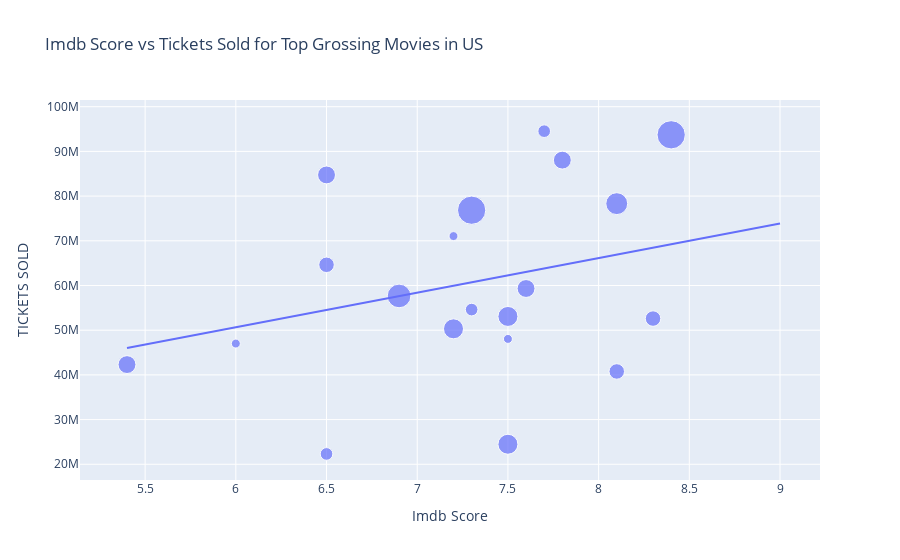

Source (notebook cell):
### Markdown cell above
The Highest Grossers Tables lists the top grossing movie for each year based on the tickets sold for each movie during the course of that respective year and also its corresponding year 2019 valuation(adjusted for inflation), Only NOrth AMerica

### Code cell
#shows relationship between tickets sold and imdb_score, with size of bubble indiates the amount of faces
fig = px.scatter(
  imdb_modified_data, x='imdb_score', y=' TICKETS SOLD ', size = 'facenumber_in_poster', trendline = 'ols',
    title = 'Imdb Score vs Tickets Sold for Top Grossing Movies in US', labels = { 'imdb_score':'Imdb Score'}, height = 500
)
fig
#other scatter plot visualizations using this data wasn't as good, so I'm sticking with only this plot.

### Figure 1 — Plotly figure (JSON) as saved in the notebook; plotly's stock layout.template omitted (floating-point values rounded to 4 significant figures)
{"data": [{"hovertemplate": "Imdb Score=%{x}<br> TICKETS SOLD =%{y}<br>facenumber_in_poster=%{marker.size}<extra></extra>", "legendgroup": "", "marker": {"color": "#636efa", "size": [4, 0, 2, 2, 4, 1, 5, 0, 0, 1, 4, 3, 0, 0, 0, 3, 1, 6, 5, 3, 4, 0, 7, 10, 10, 2, 5], "sizemode": "area", "sizeref": 0.025, "symbol": "circle"}, "mode": "markers", "name": "", "orientation": "v", "showlegend": false, "type": "scatter", "x": [5.4, 6.9, 7.3, 7.7, 6.5, 6, 7.5, 7.3, 8.2, 7.2, 7.6, 6.5, 6.2, 9, 6, 8.3, 7.5, 8.1, 7.2, 8.1, 7.8, 7.3, 6.9, 7.3, 8.4, 6.5, 7.5], "xaxis": "x", "y": [42306002, 69269062, 54607854, 94524324, 84732942, 47006948, 53074988, 69484746, 56337374, 71050925, 59324582, 64628368, 48914288, 73955652, 53614916, 52598844, 48046812, 78311295, 50306552, 40765637, 88043765, 56219140, 57660910, 76845177, 93708843, 22316359, 24478897], "yaxis": "y"}, {"hovertemplate": "<b>OLS trendline</b><br> TICKETS SOLD  = 7.74543e+06 * imdb_score + 4.16602e+06<br>R<sup>2</sup>=0.122211<br><br>Imdb Score=%{x}<br> TICKETS SOLD =%{y} <b>(trend)</b><extra></extra>", "legendgroup": "", "marker": {"color": "#636efa", "symbol": "circle"}, "mode": "lines", "name": "", "showlegend": false, "type": "scatter", "x": [5.4, 6, 6, 6.2, 6.5, 6.5, 6.5, 6.9, 6.9, 7.2, 7.2, 7.3, 7.3, 7.3, 7.3, 7.5, 7.5, 7.5, 7.6, 7.7, 7.8, 8.1, 8.1, 8.2, 8.3, 8.4, 9], "xaxis": "x", "y": [45990000.0, 50640000.0, 50640000.0, 52190000.0, 54510000.0, 54510000.0, 54510000.0, 57610000.0, 57610000.0, 59930000.0, 59930000.0, 60710000.0, 60710000.0, 60710000.0, 60710000.0, 62260000.0, 62260000.0, 62260000.0, 63030000.0, 63810000.0, 64580000.0, 66900000.0, 66900000.0, 67680000.0, 68450000.0, 69230000.0, 73870000.0], "yaxis": "y"}], "layout": {"autosize": true, "legend": {"itemsizing": "constant", "tracegroupgap": 0}, "title": {"text": "Imdb Score vs Tickets Sold for Top Grossing Movies in US"}, "xaxis": {"anchor": "y", "autorange": true, "domain": [0, 1], "range": [5.154, 9.216], "title": {"text": "Imdb Score"}, "type": "linear"}, "yaxis": {"anchor": "x", "autorange": true, "domain": [0, 1], "range": [16100000.0, 102300000.0], "title": {"text": " TICKETS SOLD "}, "type": "linear"}}}
